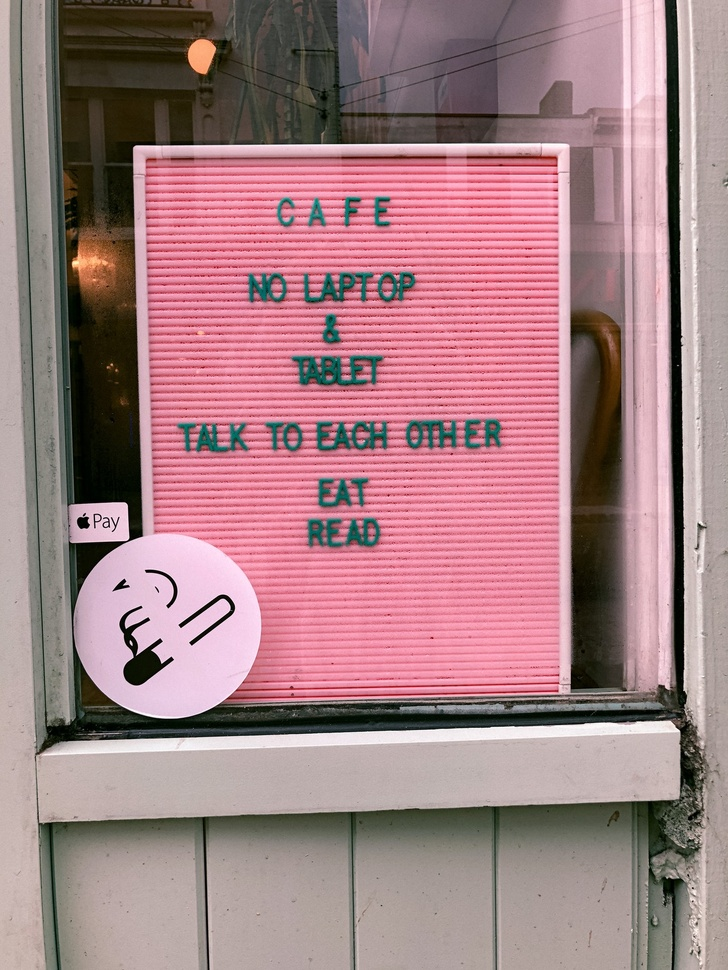
#> input picture data/pexels_02.jpg, 728 x 970 px, shrunk from 1280 x 1706 before the run
$ python _01_get_started_with_open_cv.py
#> lines starting #> are read from the running program, lines starting #| are printed output that depends on the picture
"""Getting Started with Images.

https://docs.opencv.org/master/db/deb/tutorial_display_image.html
"""
import pathlib
from typing import Union

import cv2
import numpy as np


def read(
    img_path: Union[str, pathlib.Path], mode: int = cv2.IMREAD_UNCHANGED
) -> np.ndarray:
    """Read image from file.

    Arguments
    ---------
    img_path : :class:`str`
        Description_wrap_at_72_characters

    Keyword Arguments
    -----------------
    mode : :class:`int`, default is ``cv2.IMREAD_UNCHANGED``
        read mode among:

        * ``cv2.IMREAD_GRAYSCALE``;
        * ``cv2.IMREAD_COLOR`` (ignore transparency);
        * ``cv2.IMREAD_UNCHANGED``.

    Returns
    -------
    :class:`numpy.ndarray`
        image
    """
#> called with mode = 0
    return cv2.imread(str(img_path), mode)
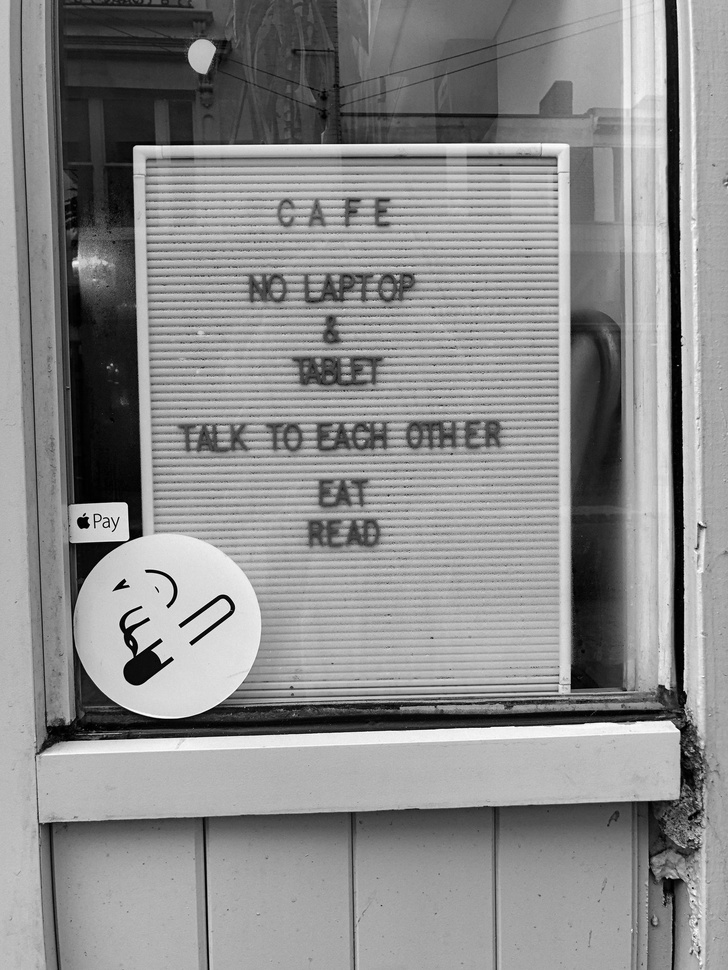
#> returned value: shape (970, 728); min 0, max 255, mean 139.6


if __name__ == "__main__":
    basedir = pathlib.Path(__file__).parents[1].resolve() / "data"
    fpath = basedir / "pexels_02.jpg"
    img = read(fpath, mode=cv2.IMREAD_GRAYSCALE)
    # cv2.namedWindow('image_names', cv2.WINDOW_NORMAL) # resizable
    cv2.namedWindow('image_names', cv2.WINDOW_AUTOSIZE) # fixed size
    cv2.imshow("image_names", img)
    cv2.waitKey(0)  # time [ms] before closing the window (0 for unlimited)
    cv2.imwrite(str(basedir / 'pexels_02_grey.png'), img)

$ run again, with data/pexels_01.jpg copied over data/pexels_02.jpg
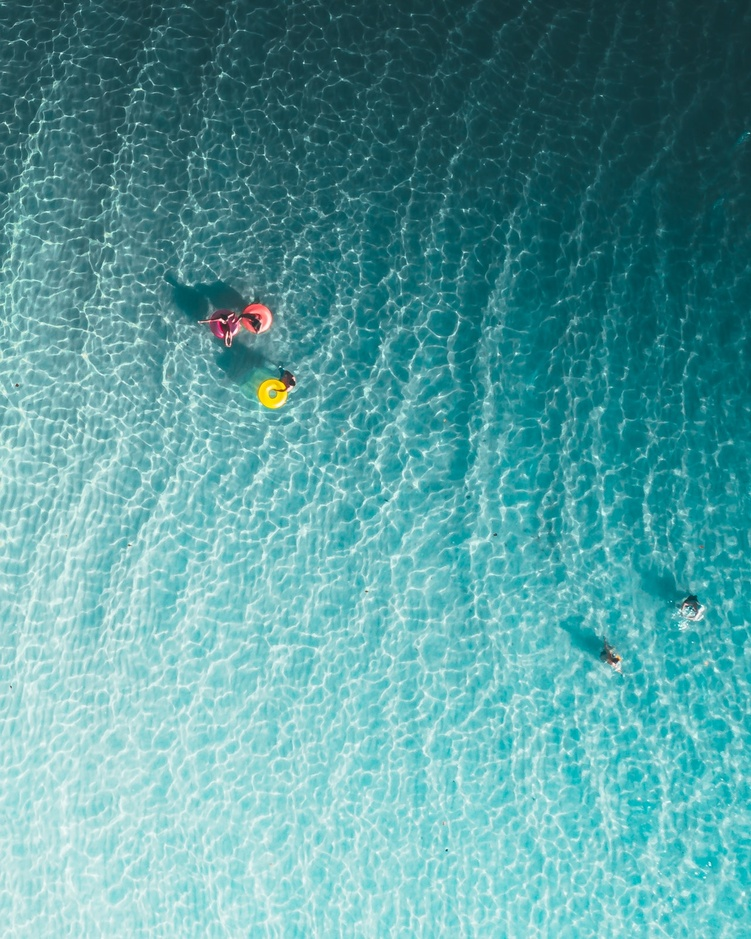
#> input picture data/pexels_01.jpg, 751 x 939 px, shrunk from 1280 x 1600 before the run
#> in read, `return cv2.imread(str(img_path), mode)`:
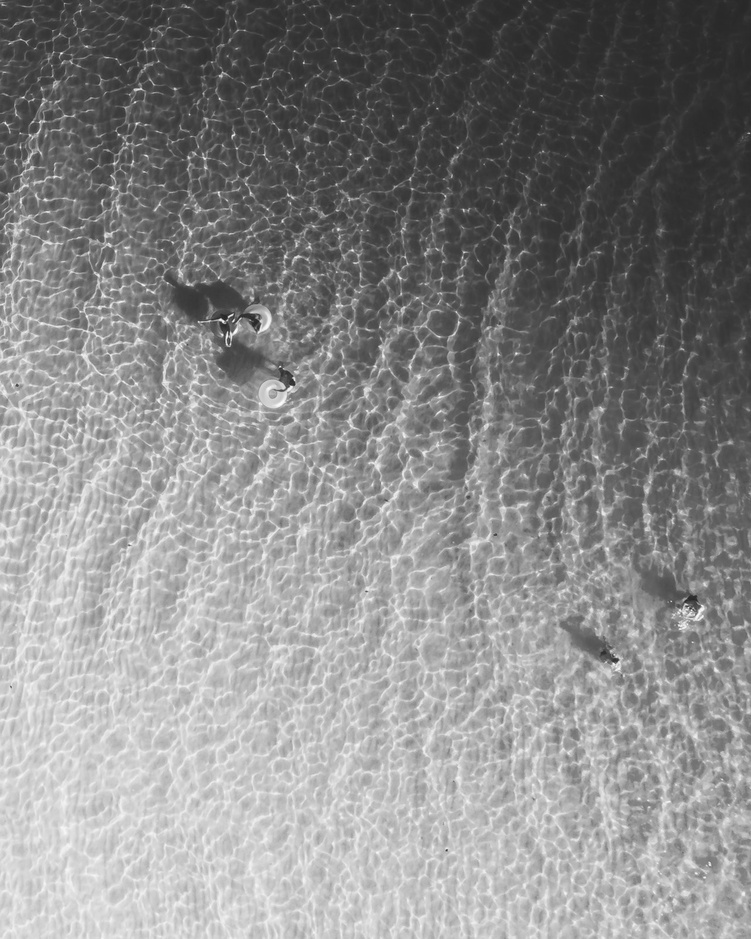
#> returned value: shape (939, 751); min 35, max 254, mean 136.4
